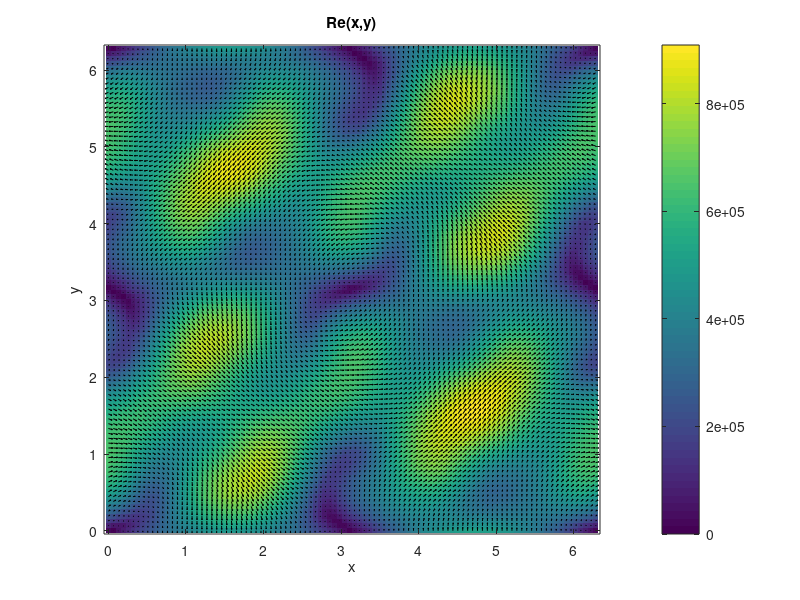

This figure's MATLAB source:
[x,y] = meshgrid(linspace(0,2*pi,100));
rho = 7900;
mu = 1e-1;

L = (max(max(x)) + max(max(y)))/2;

u =  sin(y) + 0.5*cos(3*x).*sin(2*y);
v = -sin(x) + 0.5*sin(3*y).*cos(2*x)+rand;


speed = sqrt(u.^2 + v.^2);
Re = rho * speed .* L / mu;

figure
imagesc(x(1,:), y(:,1), Re)
set(gca,'YDir','normal')
colorbar
xlabel('x')
ylabel('y')
title('Re(x,y)')

hold on
quiver(x,y,u,v,'k')
hold off
